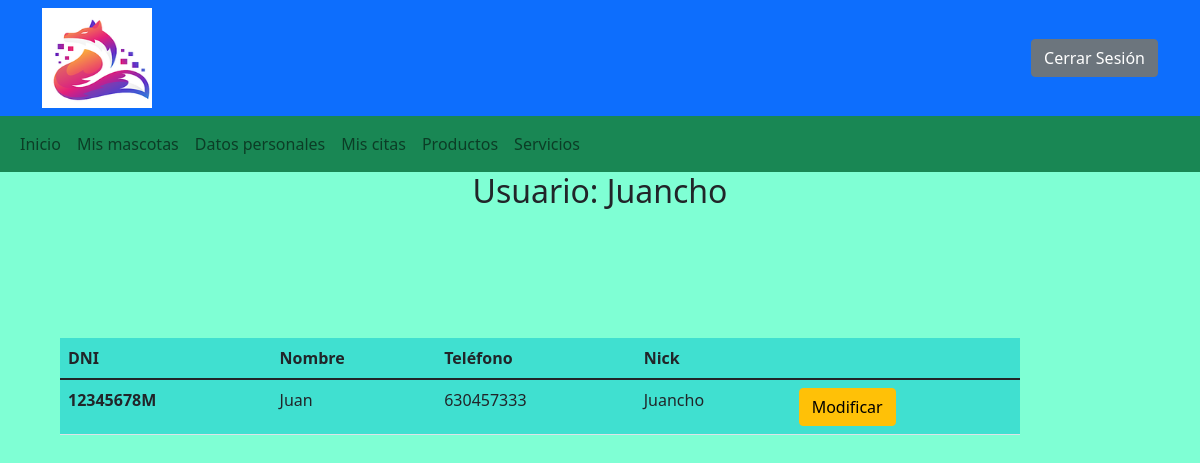
Screenshot of /php/datos_personales.php (signed in) with the database file from the repository.
### php/datos_personales.php (the view, shortened to what this page needs)
<!DOCTYPE html>
<html lang="es">
<head>
 <link href="https://cdn.jsdelivr.net/npm/bootstrap@5.1.3/dist/css/bootstrap.min.css" rel="stylesheet">
 <link rel="stylesheet" href="../estilos/estilos.css">
</head>
<body>
<?php
        require('./funciones.php');
        if(isset($_SESSION['dni'])){
         if($_SESSION['dni']!='00000000A'){
            $conexion=conexion();
            $r1=".";
            $e1="../";
            $e2=".";
            echo insertar_cab($r1);
            echo insertar_nav($e1,$e2);
            echo'<main><h2 class="titulo">Usuario: '.$_SESSION['nick'].'</h2>';
            $dueño=$_SESSION['dni'];
            $sentencia="select nombre, nick, telefono from dueño where dni=?";
            $consulta=$conexion->prepare($sentencia);
            $consulta->bind_param("s",$dueño);
            $consulta->bind_result($nombre,$nick,$telefono);
            $consulta->execute();
            $consulta->store_result();
            echo'
            <section class="tabla">
            <table class="table">
            <thead>
              <tr>
                  <th scope="col">DNI</th>
                  <th scope="col">Nombre</th>
                  <th scope="col">Teléfono</th>
                  <th scope="col">Nick</th>
              </tr>
          </thead>
          <tbody>';
    while($consulta->fetch()){
      echo
          '
          <tr>
              <th scope="row">'.$dueño.'</th>
              <td>'.$nombre.'</td>
              <td>'.$telefono.'</td>
              <td>'.$nick.'</td>
              <td><a href="./modificar_mis_datos.php?dni='.$dueño.'" class="btn btn-warning" role="button">Modificar</a></td>
        </tr>
        </section>
        </main>';
         }
        }else{
         echo"<h3 class='error'>ERROR: No tiene acceso a esta página</h3>";
         echo'<META HTTP-EQUIV="REFRESH"CONTENT="2;URL=http:../index.php">';
        }
       }else{
        echo"<h3 class='error'>ERROR: No tiene acceso a esta página</h3>";
        echo'<META HTTP-EQUIV="REFRESH"CONTENT="2;URL=http:login_registro.php">';
       }
?>
</body>
</html>

### estilos/estilos.css (style rules this page uses)
body { background-color: aquamarine; }
.titulo { display: flex; justify-content: center; padding-bottom: 10%; }
.tabla { background-color: turquoise; margin-left: 5%; margin-bottom: 5%; width: 80%; }

### rows the page displays
dueño: nombre "Juan", telefono "630457333", nick "Juancho"

### other values shown
$_SESSION['nick'] "Juancho"
